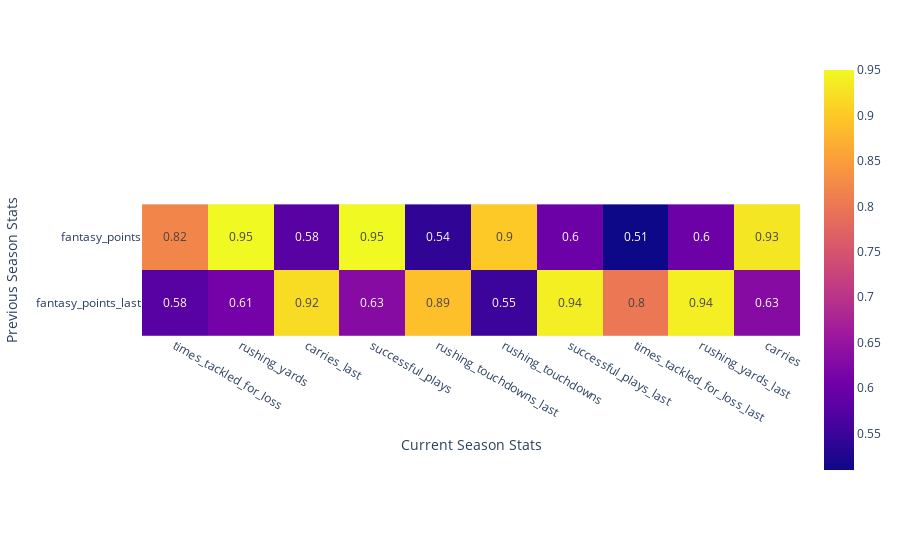
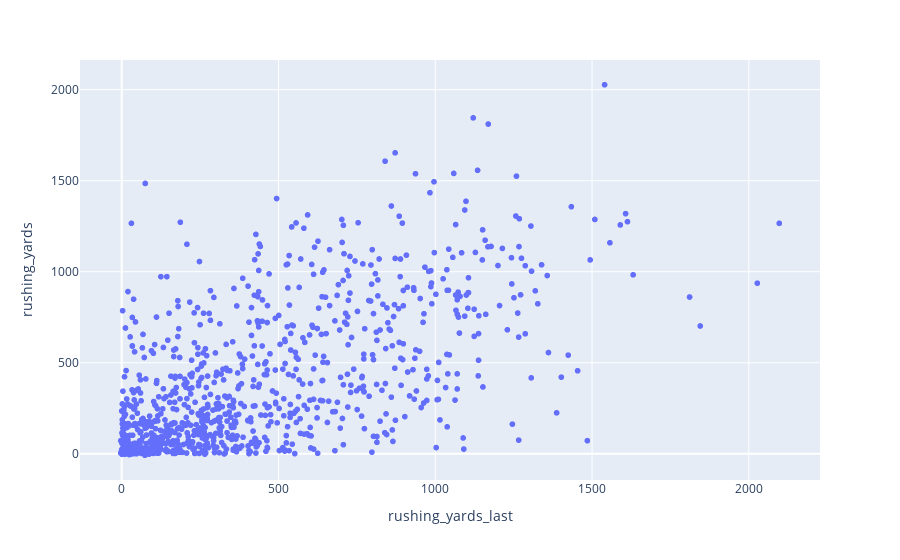

The notebook cell these images were saved under, in order:
### Code cell
create_corr_for_fantasy_relevance("position == 'RB'", title="fantasy-relevance-unfiltered-rb")

### Figure 1 — Plotly figure (JSON) as saved in the notebook; plotly's stock layout.template omitted (floating-point values rounded to 4 significant figures)
{"data": [{"coloraxis": "coloraxis", "hovertemplate": "Current Season Stats: %{x}<br>Previous Season Stats: %{y}<br>color: %{z}<extra></extra>", "name": "0", "texttemplate": "%{z}", "type": "heatmap", "x": ["times_tackled_for_loss", "rushing_yards", "carries_last", "successful_plays", "rushing_touchdowns_last", "rushing_touchdowns", "successful_plays_last", "times_tackled_for_loss_last", "rushing_yards_last", "carries"], "xaxis": "x", "y": ["fantasy_points", "fantasy_points_last"], "yaxis": "y", "z": [[0.82, 0.95, 0.58, 0.95, 0.54, 0.9, 0.6, 0.51, 0.6, 0.93], [0.58, 0.61, 0.92, 0.63, 0.89, 0.55, 0.94, 0.8, 0.94, 0.63]]}], "layout": {"coloraxis": {"colorscale": [[0, "#0d0887"], [0.1111, "#46039f"], [0.2222, "#7201a8"], [0.3333, "#9c179e"], [0.4444, "#bd3786"], [0.5556, "#d8576b"], [0.6667, "#ed7953"], [0.7778, "#fb9f3a"], [0.8889, "#fdca26"], [1, "#f0f921"]]}, "margin": {"t": 60}, "xaxis": {"anchor": "y", "constrain": "domain", "domain": [0, 1], "scaleanchor": "y", "title": {"text": "Current Season Stats"}}, "yaxis": {"anchor": "x", "autorange": "reversed", "constrain": "domain", "domain": [0, 1], "title": {"text": "Previous Season Stats"}}}}

### Figure 2 — Plotly figure (JSON) as saved in the notebook; plotly's stock layout.template omitted (floating-point values rounded to 4 significant figures; data arrays with more than 128 entries replaced by an {"elided": "..."} marker saying what was removed)
{"data": [{"customdata": {"elided": "1024x3 mixed values"}, "hovertemplate": "rushing_yards_last=%{x}<br>rushing_yards=%{y}<br>rusher=%{customdata[0]}<br>season=%{customdata[1]}<br>age=%{customdata[2]}<extra></extra>", "legendgroup": "", "marker": {"color": "#636efa", "symbol": "circle"}, "mode": "markers", "name": "", "showlegend": false, "type": "scattergl", "x": {"elided": "1024 int values"}, "xaxis": "x", "y": {"elided": "1024 int values"}, "yaxis": "y"}], "layout": {"legend": {"tracegroupgap": 0}, "margin": {"t": 60}, "xaxis": {"anchor": "y", "domain": [0, 1], "title": {"text": "rushing_yards_last"}}, "yaxis": {"anchor": "x", "domain": [0, 1], "title": {"text": "rushing_yards"}}}}
